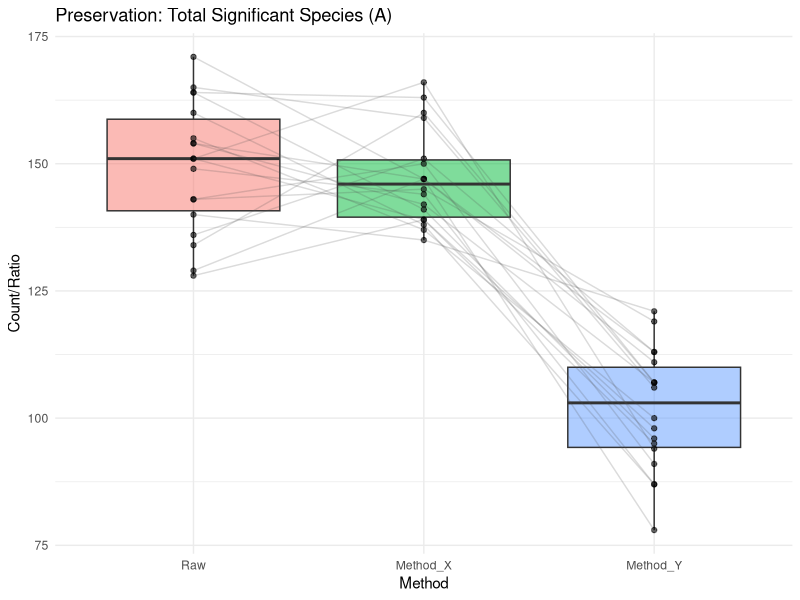
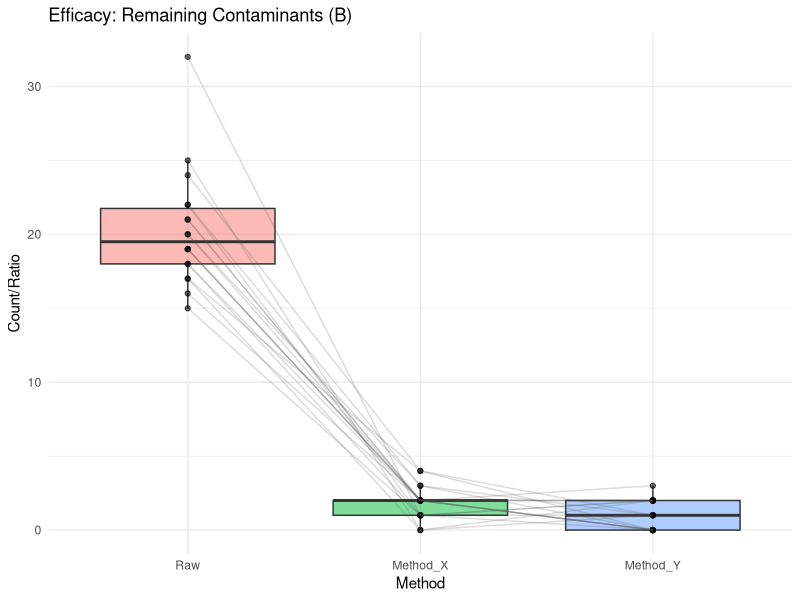
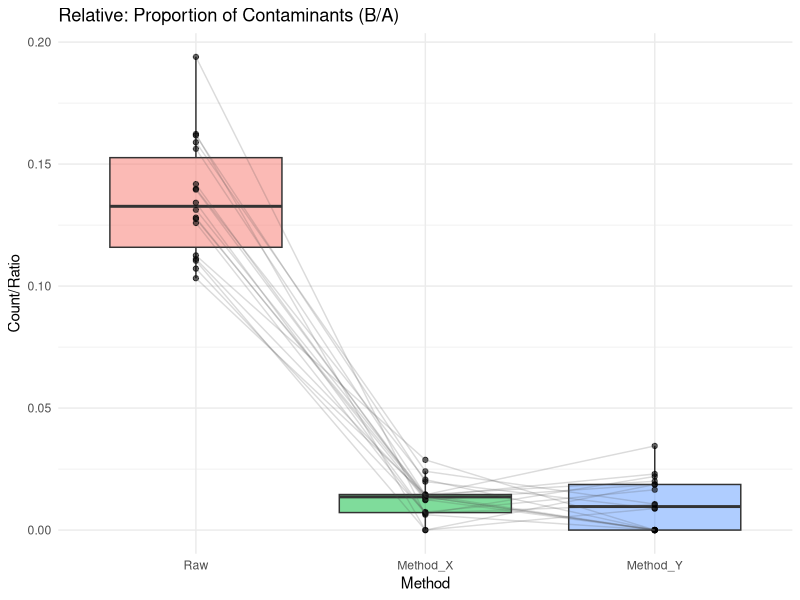

Write the R code that produced these figures, in order.
## playground for statistics
# Load necessary libraries
# If you don't have them, install via install.packages(c("tidyverse", "lme4", "lmerTest", "emmeans"))
library(tidyverse)  # For data manipulation and plotting
library(lme4)       # For Linear Mixed Models
library(lmerTest)   # To get p-values for Mixed Models
library(emmeans)    # For pairwise comparisons (post-hoc tests)

# ==========================================
# 1. GENERATE DUMMY DATA (Replace this with your actual data)
# ==========================================
set.seed(123)
n_samples <- 18
methods <- c("Raw", "Method_X", "Method_Y")

# Create a simulated dataset
data_sim <- expand.grid(SampleID = factor(1:n_samples), Method = methods) %>%
  mutate(
    # Simulate Column A (Significant Species Count)
    # Raw has most, Methods X and Y might reduce it slightly
    Col_A_SigSpecies = case_when(
      Method == "Raw" ~ rpois(n(), 150),
      Method == "Method_X" ~ rpois(n(), 145), # X preserves well
      Method == "Method_Y" ~ rpois(n(), 100)  # Y removes too much
    ),
    
    # Simulate Column B (Contaminant Intersection)
    # Raw has contaminants, X and Y reduce them
    Col_B_Contaminants = case_when(
      Method == "Raw" ~ rpois(n(), 20),
      Method == "Method_X" ~ rpois(n(), 2),   # X works well
      Method == "Method_Y" ~ rpois(n(), 1)    # Y works well but maybe too aggressive
    )
  ) %>%
  # Calculate the Proportion of Contaminants remaining
  mutate(Prop_Contamination = Col_B_Contaminants / Col_A_SigSpecies)

print("Head of the dataset:")
print(head(data_sim))

# ==========================================
# 2. VISUALIZATION
# ==========================================
# We use boxplots with connecting lines to show the paired nature of the data

plot_metric <- function(data, y_var, title) {
  ggplot(data, aes(x = Method, y = .data[[y_var]], fill = Method)) +
    geom_boxplot(alpha = 0.5, outlier.shape = NA) +
    geom_point(alpha = 0.6) +
    # Add lines connecting the same sample across methods (Critical for paired view)
    geom_line(aes(group = SampleID), alpha = 0.2, color = "gray30") +
    theme_minimal() +
    labs(title = title, y = "Count/Ratio") +
    theme(legend.position = "none")
}

p1 <- plot_metric(data_sim, "Col_A_SigSpecies", "Preservation: Total Significant Species (A)")
p2 <- plot_metric(data_sim, "Col_B_Contaminants", "Efficacy: Remaining Contaminants (B)")
p3 <- plot_metric(data_sim, "Prop_Contamination", "Relative: Proportion of Contaminants (B/A)")

# Display plots
print(p1)
print(p2)
print(p3)

# ==========================================
# 3. STATISTICAL MODELING (Linear Mixed Models)
# ==========================================

# We use (1|SampleID) to account for the fact that the 18 samples are repeated measures.

# --- Model 1: Comparing Contaminant Counts (Col B) ---
# We want to see which method yields the lowest B.
# Note: counts often require log transformation or Poisson GLMM. 
# Here we use log(x+1) to handle zeros and normalize residuals.
mod_contam <- lmer(log(Col_B_Contaminants + 1) ~ Method + (1|SampleID), data = data_sim)

cat("\n=== ANOVA Results for Contaminant Removal ===\n")
print(anova(mod_contam))

# Post-hoc Pairwise comparisons
cat("\n=== Pairwise Comparisons (Contaminants) ===\n")
emm_contam <- emmeans(mod_contam, specs = pairwise ~ Method)
print(emm_contam$contrasts)

# --- Model 2: Comparing Species Preservation (Col A) ---
# We want to ensure the method didn't significantly lower A compared to Raw.
mod_preservation <- lmer(Col_A_SigSpecies ~ Method + (1|SampleID), data = data_sim)

cat("\n=== Pairwise Comparisons (Species Preservation) ===\n")
emm_pres <- emmeans(mod_preservation, specs = pairwise ~ Method)
print(emm_pres$contrasts)

# ==========================================
# 4. AUTOMATED INTERPRETATION FUNCTION
# ==========================================
interpret_results <- function(model_emmeans, label) {
  df <- as.data.frame(model_emmeans$contrasts)
  sig <- df %>% filter(p.value < 0.05)
  if(nrow(sig) > 0) {
    print(paste("For", label, "the following differences are significant:"))
    print(sig[,c("contrast", "p.value")])
  } else {
    print(paste("No significant differences found for", label))
  }
}

interpret_results(emm_contam, "Contaminant Removal (Lower is better)")
interpret_results(emm_pres, "Species Preservation (Higher is usually better)")
